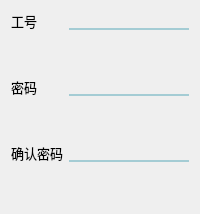
         <widget class="QWidget" name="teacher_page">
          <layout class="QGridLayout" name="gridLayout_4">
           <item row="5" column="1">
            <widget class="QLineEdit" name="tc_pwd_again_tx">
             <property name="styleSheet">
              <string notr="true">background:transparent;
border-color:#a4ccd4;
border-style:solid;
border-top-width:0px;
border-right-width:0px;
border-bottom-width:2px;
border-left-width:0px;</string>
             </property>
            </widget>
           </item>
           <item row="0" column="0">
            <widget class="QLabel" name="tc_id">
             <property name="font">
              <font>
               <pointsize>10</pointsize>
              </font>
             </property>
             <property name="text">
              <string>工号</string>
             </property>
            </widget>
           </item>
           <item row="6" column="1">
            <spacer name="verticalSpacer_24">
             <property name="orientation">
              <enum>Qt::Vertical</enum>
             </property>
             <property name="sizeHint" stdset="0">
              <size>
               <width>20</width>
               <height>40</height>
              </size>
             </property>
            </spacer>
           </item>
           <item row="3" column="1">
            <widget class="QLineEdit" name="tc_pwd_tx">
             <property name="styleSheet">
              <string notr="true">background:transparent;
border-color:#a4ccd4;
border-style:solid;
border-top-width:0px;
border-right-width:0px;
border-bottom-width:2px;
border-left-width:0px;</string>
             </property>
            </widget>
           </item>
           <item row="5" column="0">
            <widget class="QLabel" name="tc_pwd_again">
             <property name="font">
              <font>
               <pointsize>10</pointsize>
              </font>
             </property>
             <property name="text">
              <string>确认密码</string>
             </property>
            </widget>
           </item>
           <item row="3" column="0">
            <widget class="QLabel" name="tc_pwd">
             <property name="font">
              <font>
               <pointsize>10</pointsize>
              </font>
             </property>
             <property name="text">
              <string>密码</string>
             </property>
            </widget>
           </item>
           <item row="0" column="1">
            <widget class="QLineEdit" name="tc_id_tx">
             <property name="styleSheet">
              <string notr="true">background:transparent;
border-color:#a4ccd4;
border-style:solid;
border-top-width:0px;
border-right-width:0px;
border-bottom-width:2px;
border-left-width:0px;</string>
             </property>
            </widget>
           </item>
           <item row="1" column="1">
            <spacer name="verticalSpacer_19">
             <property name="orientation">
              <enum>Qt::Vertical</enum>
             </property>
             <property name="sizeHint" stdset="0">
              <size>
               <width>20</width>
               <height>40</height>
              </size>
             </property>
            </spacer>
           </item>
           <item row="4" column="1">
            <spacer name="verticalSpacer_23">
             <property name="orientation">
              <enum>Qt::Vertical</enum>
             </property>
             <property name="sizeHint" stdset="0">
              <size>
               <width>20</width>
               <height>40</height>
              </size>
             </property>
            </spacer>
           </item>
          </layout>
         </widget>
